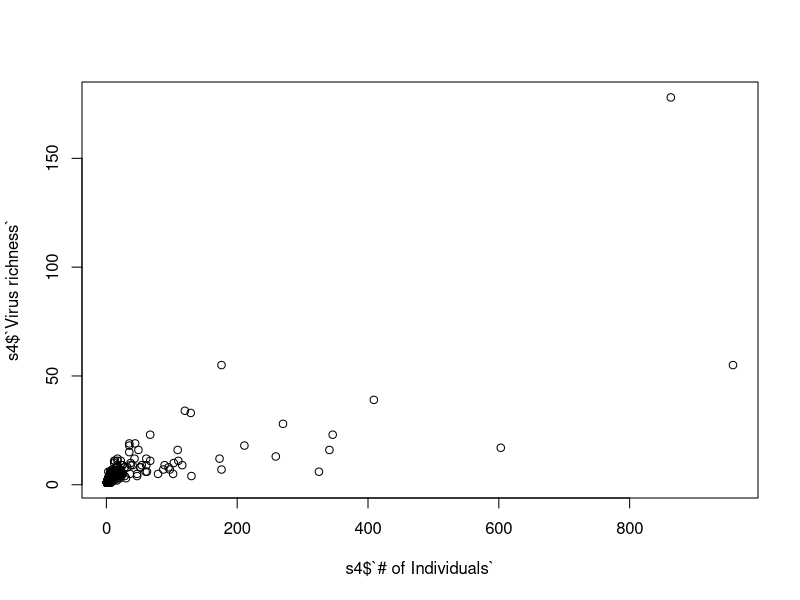

Recreate this plot in R.
library(tidyverse)

# Import all datasheets
s1 <- readxl::read_xls("mmc2.xls", sheet = 1)
s2 <- readxl::read_xls("mmc2.xls", sheet = 2)
s3 <- readxl::read_xls("mmc2.xls", sheet = 3)
s4 <- readxl::read_xls("mmc2.xls", sheet = 4)

# Sheet 1 contains traded status and viral summary information for mammal
# host species
# Check how many unique mammal hosts are in this datasheet
n_distinct(s1$`Species Name`)

# So records traded status for the 1,120 unique mammal species that were
# "screened for viruses" as indicated in Table 1
# What is the traded status of these 1,120 species?
table(s1$Category) 

# Matches with numbers reported in Table 1 for Domesticated, Traded, and 
# Nontraded species ("Traded" and "Future traded" are presented as just
# "traded" in Table 1
# But note that not all of these 1,120 species actually have viral data
# In other words, 1,120 species do not appear in the host-virus association
# datasheet
# Sheet 2 contains mammal host-virus associations

# Check how many unique mammal hosts are in this datasheet

n_distinct(s2$species) # Ostensibly 1,081 host species

# Problem: the paper never really says that 1,081 mammal host species is 
# actually the relevant number for their viral analyses?

# Check how many unique viruses are in this datasheet

n_distinct(s2$locality) # 1,690 virus species

# Problem: the paper reports that they have 1,682 viruses?

# Take sheet 1 species names and modify them to match with format of sheet 2
s1$host.name.mod <- str_replace_all(s1$`Species Name`, " ", "_")
# Not all sheet 2 species actually appear in sheet 1?
sum(unique(s2$species) %in% unique(s1$host.name.mod))
unique(s2$species)[which(!unique(s2$species) %in% unique(s1$host.name.mod))]
# Sheet 1 Dermanura cinereus = sheet 2 Artibeus cinereus
# Sheet 1 Sapajus apella becomes BOTH sheet 2 Sapajus apella AND sheet 2 Cebus apella
# "Rhinolophus affinis" and "Rhinopoma_hardwickii " in sheet 2 are
# typographic errors
# Join Category info onto sheet 2 host-virus associations
joined <- left_join(
  s2, 
  select(s1, host.name.mod, Category),
  by = c("species" = "host.name.mod")
)
# Manually fill in Category info that's missing because of 
# taxonomy/formatting issues
joined$Category[joined$species == "Artibeus_cinereus"] <- "Nontraded"
joined$Category[joined$species == "Cebus_apella"] <- "Traded"
# These two are tough to replace because grep() will not match with the 
# strange whitespace characters in them
joined$Category[grepl("Rhinolophus", joined$species) & (joined$locality == "Longquan") & (is.na(joined$Category))] <- "Future traded"
joined$Category[grepl("Rhinopoma", joined$species) & (joined$locality == "MERS") & (is.na(joined$Category))] <- "Nontraded"
joined.distinct <- distinct(joined, species, Category) %>%
  arrange(species)
nrow(joined.distinct)
table(joined.distinct$Category, useNA = "ifany")
# 36 Domestic, 62 Future traded, 561 Nontraded, 422 Traded

# Cleaning host names

# First of all inconsistent formatting in sheet 2 generates extra species that are not really species: "Rhinolophus affinis" vs. "Rhinolophus_affinis"
joined.distinct$species[891]
# This is a weird whitespace character thing that I assume they missed in cleaning
# Fix this
joined.distinct$species[891] <- "Rhinolophus_affinis"
# Also have both "Rhinopoma_hardwickii" and "Rhinopoma_hardwickii " (with 
# weird trailing space that is hard to remove)
joined.distinct$species[923]
# Fix this
joined.distinct$species[923] <- "Rhinopoma_hardwickii"
# Redo the distinct function
joined.distinct <- distinct(joined.distinct, species, Category)
n_distinct(joined.distinct$species)

# So really they've got 1,079 mammal species with viral info
table(joined.distinct$Category, useNA = "ifany")
# 36 Domestic, 61 Future traded, 560 Nontraded, 422 Traded
# Sheet 4

# Correlation between # of individuals sampled and viral richness
# Only available for 301 mammal species
plot(s4$`# of Individuals`, s4$`Virus richness`)
cor(s4$`# of Individuals`, s4$`Virus richness`)
# Stronger correlation than they report in the paper?
# In paper, they say the R^2 is 0.6?
# GLM shows this is definitely a significant effect
m <- lm(`Virus richness` ~ `# of Individuals`, data = s4)
summary(m)
